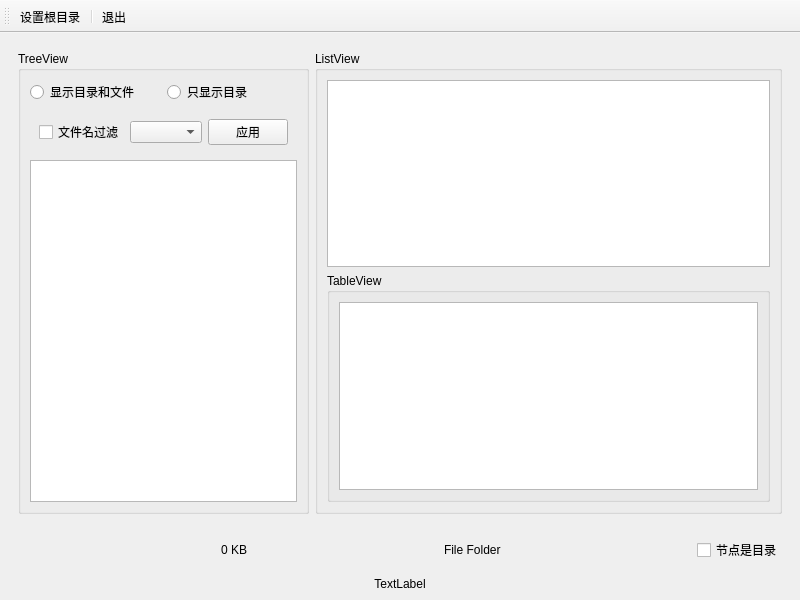
<?xml version="1.0" encoding="UTF-8"?>
<ui version="4.0">
 <class>MainWindow</class>
 <widget class="QMainWindow" name="MainWindow">
  <property name="geometry">
   <rect>
    <x>0</x>
    <y>0</y>
    <width>800</width>
    <height>600</height>
   </rect>
  </property>
  <property name="windowTitle">
   <string>MainWindow</string>
  </property>
  <widget class="QWidget" name="centralwidget">
   <layout class="QVBoxLayout" name="verticalLayout_2">
    <item>
     <widget class="QWidget" name="widget_2" native="true">
      <layout class="QHBoxLayout" name="horizontalLayout">
       <item>
        <widget class="QGroupBox" name="groupBox">
         <property name="title">
          <string>TreeView</string>
         </property>
         <layout class="QGridLayout" name="gridLayout">
          <item row="0" column="0">
           <widget class="QRadioButton" name="rbt_show_folder_files">
            <property name="text">
             <string>显示目录和文件</string>
            </property>
           </widget>
          </item>
          <item row="0" column="1">
           <widget class="QRadioButton" name="rbt_show_only_files">
            <property name="text">
             <string>只显示目录</string>
            </property>
           </widget>
          </item>
          <item row="1" column="0" colspan="2">
           <widget class="QWidget" name="widget" native="true">
            <layout class="QHBoxLayout" name="horizontalLayout_4">
             <item>
              <widget class="QCheckBox" name="chk_file_filt">
               <property name="text">
                <string>文件名过滤</string>
               </property>
              </widget>
             </item>
             <item>
              <widget class="QComboBox" name="com_box_filter"/>
             </item>
             <item>
              <widget class="QPushButton" name="btn_do_filt">
               <property name="text">
                <string>应用</string>
               </property>
              </widget>
             </item>
            </layout>
           </widget>
          </item>
          <item row="2" column="0" colspan="2">
           <widget class="QTreeView" name="treeView"/>
          </item>
         </layout>
        </widget>
       </item>
       <item>
        <widget class="QGroupBox" name="groupBox">
         <property name="title">
          <string>ListView</string>
         </property>
         <layout class="QVBoxLayout" name="verticalLayout">
          <item>
           <widget class="QListView" name="listView"/>
          </item>
          <item>
           <widget class="QGroupBox" name="groupBox_2">
            <property name="title">
             <string>TableView</string>
            </property>
            <layout class="QHBoxLayout" name="horizontalLayout_3">
             <item>
              <widget class="QTableView" name="tableView"/>
             </item>
            </layout>
           </widget>
          </item>
         </layout>
        </widget>
       </item>
      </layout>
     </widget>
    </item>
    <item>
     <widget class="QWidget" name="widget_3" native="true">
      <layout class="QHBoxLayout" name="horizontalLayout_2">
       <item>
        <widget class="QLabel" name="lab_file_name">
         <property name="text">
          <string/>
         </property>
        </widget>
       </item>
       <item>
        <spacer name="horizontalSpacer">
         <property name="orientation">
          <enum>Qt::Horizontal</enum>
         </property>
         <property name="sizeHint" stdset="0">
          <size>
           <width>182</width>
           <height>20</height>
          </size>
         </property>
        </spacer>
       </item>
       <item>
        <widget class="QLabel" name="lab_file_size">
         <property name="text">
          <string>0 KB</string>
         </property>
        </widget>
       </item>
       <item>
        <spacer name="horizontalSpacer_2">
         <property name="orientation">
          <enum>Qt::Horizontal</enum>
         </property>
         <property name="sizeHint" stdset="0">
          <size>
           <width>183</width>
           <height>20</height>
          </size>
         </property>
        </spacer>
       </item>
       <item>
        <widget class="QLabel" name="lab_file_type">
         <property name="text">
          <string>File Folder</string>
         </property>
        </widget>
       </item>
       <item>
        <spacer name="horizontalSpacer_3">
         <property name="orientation">
          <enum>Qt::Horizontal</enum>
         </property>
         <property name="sizeHint" stdset="0">
          <size>
           <width>159</width>
           <height>20</height>
          </size>
         </property>
        </spacer>
       </item>
       <item>
        <widget class="QCheckBox" name="chk_is_folder">
         <property name="text">
          <string>节点是目录</string>
         </property>
        </widget>
       </item>
      </layout>
     </widget>
    </item>
    <item>
     <widget class="QLabel" name="lab_file_path">
      <property name="text">
       <string>TextLabel</string>
      </property>
      <property name="alignment">
       <set>Qt::AlignCenter</set>
      </property>
     </widget>
    </item>
   </layout>
  </widget>
  <widget class="QToolBar" name="toolBar">
   <property name="windowTitle">
    <string>toolBar</string>
   </property>
   <attribute name="toolBarArea">
    <enum>TopToolBarArea</enum>
   </attribute>
   <attribute name="toolBarBreak">
    <bool>false</bool>
   </attribute>
   <addaction name="act_set_root_floder"/>
   <addaction name="separator"/>
   <addaction name="act_exit"/>
  </widget>
  <action name="act_set_root_floder">
   <property name="text">
    <string>设置根目录</string>
   </property>
   <property name="menuRole">
    <enum>QAction::NoRole</enum>
   </property>
  </action>
  <action name="act_exit">
   <property name="text">
    <string>退出</string>
   </property>
   <property name="menuRole">
    <enum>QAction::NoRole</enum>
   </property>
  </action>
 </widget>
 <resources/>
 <connections>
  <connection>
   <sender>act_exit</sender>
   <signal>triggered()</signal>
   <receiver>MainWindow</receiver>
   <slot>close()</slot>
   <hints>
    <hint type="sourcelabel">
     <x>-1</x>
     <y>-1</y>
    </hint>
    <hint type="destinationlabel">
     <x>399</x>
     <y>299</y>
    </hint>
   </hints>
  </connection>
 </connections>
</ui>
